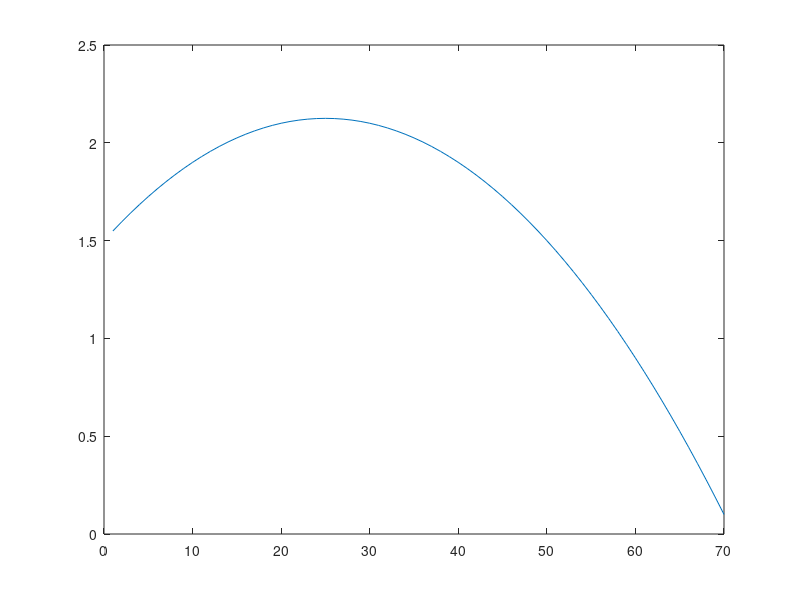

MATLAB code to generate this figure: (Note: this script raises an error after producing the figure.)
%% creating a new iterative algoritm with my style
clear; clc;

% parameters
T = 70;
b = 0.96;
sigma = 2;

% wage vector
wf = @(t) 1.5 + 5*10^(-2)*t - 10^(-3)*t.^2;
w = wf(1:T);
plot(1:T, w);

% creating my asets grill
A = linspace(-15,25, 1001);

%% a) and b) are not numeric questions
% c) so, we have a r interest rate 
r = (1 - b)/b;

[Vopt, Aopt] = V(A, r, w, T, b, sigma);

Aoptp = circshift(Aopt, -1);
Copt = w + (1 + r)* Aopt - Aoptp; 
plot(1:T, Aopt, 1:T, Copt, 1:T, w)
xlabel("T")
legend("Assets", "consuption", "Wage")

% this specific interest rate is the cause of the constant consuption 

%% d)
wf2 = @(t) 1.5 + 9*10^(-2)*t - 10^(-3)*t.^2;
w2 = wf2(1:T);
figure("Name","wage")
plot(1:T, wf(1:T), 1:T, wf2(1:T));
legend("w1", "w2");

% crearly this new salary structure is better than the first one
[Vopt, Aopt] = V(A, r, w2, T, b, sigma);

figure("Name","consuption")
Aoptp = circshift(Aopt, -1);
Copt = w2 + (1 + r)* Aopt - Aoptp; 
plot(1:T, Aopt, 1:T, Copt, 1:T, w2)
xlabel("T")
legend("Assets", "consuption", "Wage")

%% e)

wf3 = @(t) 1.5 + 7*10^(-2)*t - 10^(-3)*t.^2;
w3 = wf3(1:T);
figure("Name","wage")
plot(1:T, wf(1:T), 1:T, wf2(1:T), 1:T, wf3(1:T));
legend("w1", "w2", "w3");

[Vopt, Aopt] = V(A, r, w3, T, b, sigma);

figure("Name","consuption")
Aoptp = circshift(Aopt, -1);
Copt = w3 + (1 + r)* Aopt - Aoptp; 
plot(1:T, Aopt, 1:T, Copt, 1:T, w3)
xlabel("T")
legend("Assets", "consuption", "Wage")
title("r = (1-b)/b, sigma = 2")

figure("Name","Diferent r and sigma")

subplot(1,2,1);
r1 = 0.05;
[Vopt, Aopt] = V(A, r1, w3, T, b, sigma);

Aoptp = circshift(Aopt, -1);
Copt = w3 + (1 + r1)* Aopt - Aoptp; 
plot(1:T, Aopt, 1:T, Copt, 1:T, w3)
xlabel("T")
legend("Assets", "consuption", "Wage")
title("r = 0.05, sigma = 2")

subplot(1,2,2);
sigma1 = 8;
[Vopt, Aopt] = V(A, r, w3, T, b, sigma1);

Aoptp = circshift(Aopt, -1);
Copt = w3 + (1 + r)* Aopt - Aoptp; 
plot(1:T, Aopt, 1:T, Copt, 1:T, w3)
xlabel("T")
legend("Assets", "consuption", "Wage")
title("r = (1-b)/b, sigma = 8")
